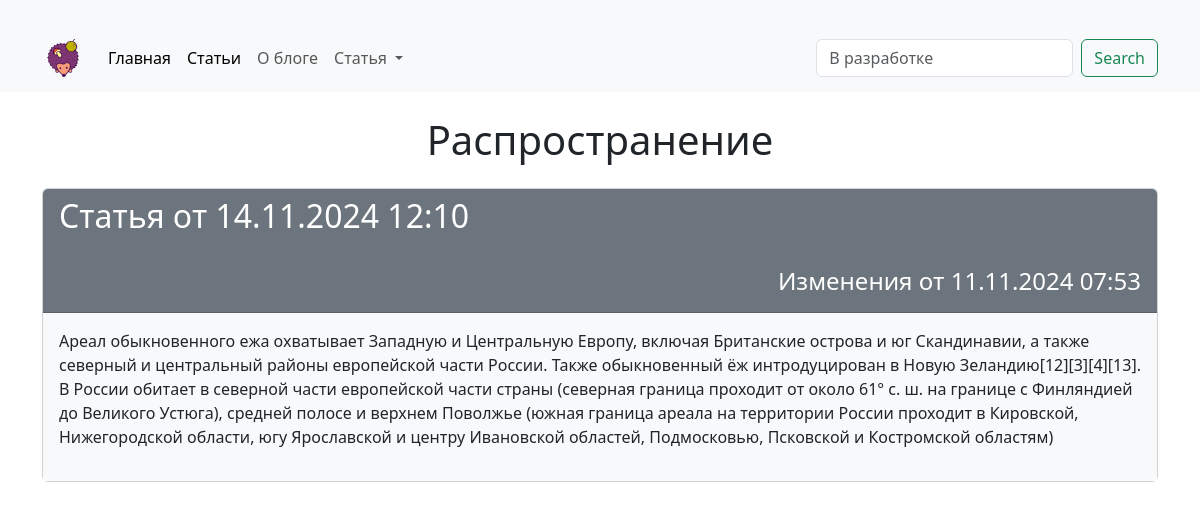
The page /articles/4/ on the database its author committed.
### hexlet_django_blog/article/models.py (models this page shows, shortened)
class Article(models.Model):
    name = models.CharField(max_length=200)  # название статьи
    body = models.TextField()  # тело статьи
    created_at = models.DateTimeField(auto_now_add=True)
    updated_at = models.DateTimeField(auto_now=True)

### hexlet_django_blog/article/views.py (the view)
class ArticleInfo(View):
    def get(self, request, *args, **kwargs):
        article = get_object_or_404(Article.objects, id=kwargs["article_id"])
        return render(
            request,
            "articles/info.html",
            context={
                "article": article,
            },
        )

### hexlet_django_blog/templates/articles/info.html (shortened to what this page needs)
{% extends "base.html" %}
{% block header %}{{ article.name }}{% endblock %}
{% block content %}
<div class="card">
  <div class="card-header bg-secondary text-white">
    <h2> Статья от {{ article.updated_at|date:"d.m.Y H:i" }}</h2>
    <br>
    <h4 class="text-end">Изменения от {{ article.created_at|date:"d.m.Y H:i" }}</h4>
  </div>
  <div class="card-body bg-light">
    <p>{{ article.body }}</p>
  </div>
</div>
{% endblock %}

### rows shown on the page
Article: name "Распространение", updated_at "14.11.2024 12:10", created_at "11.11.2024 07:53", body "Ареал обыкновенного ежа охватывает Западную и Центральную Европу, включая Британские острова и юг Скандинавии, а также северный и центральный районы европейской части России. Также обыкновенный ёж интродуцирован в Новую Зеландию[12][3][4][13]. В России обитает в северной части европейской части страны (северная граница проходит от около 61° с. ш. на границе с Финляндией до Великого Устюга), средней полосе и верхнем Поволжье (южная граница ареала на территории России проходит в Кировской, Нижегородской области, югу Ярославской и центру Ивановской областей, Подмосковью, Псковской и Костромской областям)"
